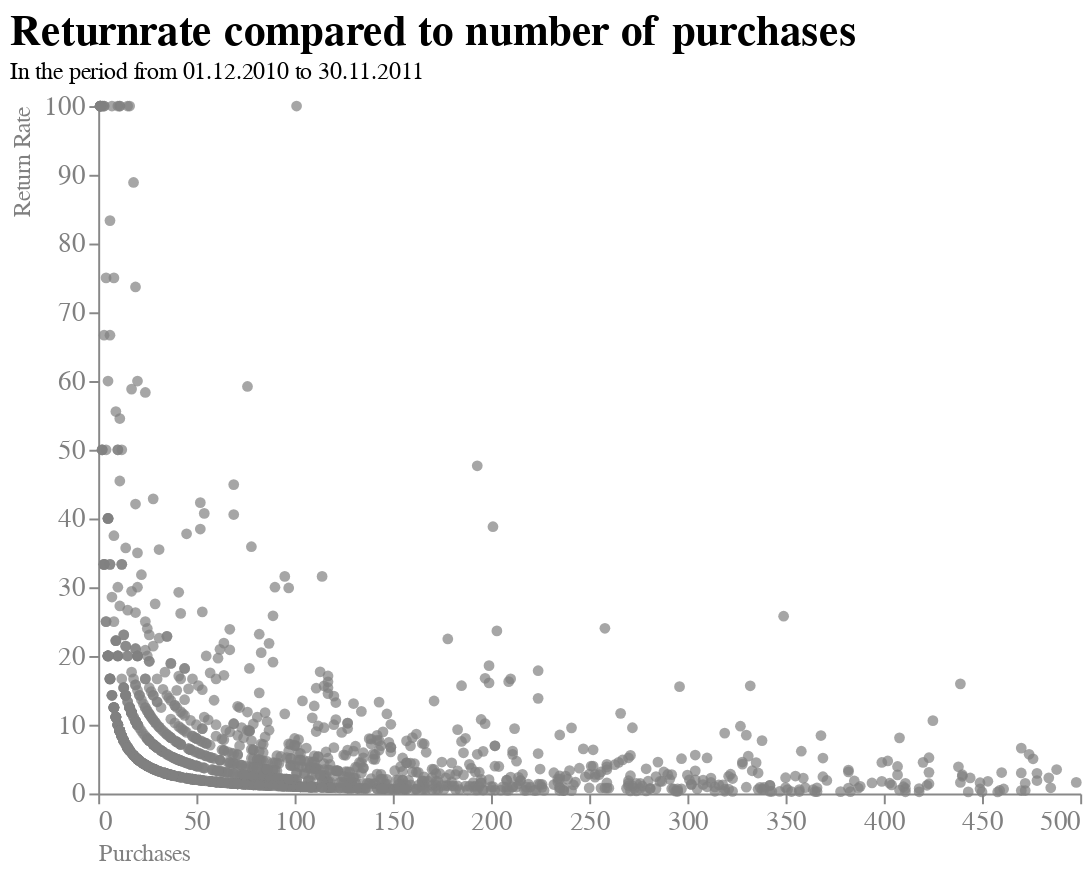

The cell this chart's notebook holds for it:
### Markdown cell above
# Chart Beschreibung

Um einen klaren Fokus auf die Datenpunkte zu schaffen, habe ich die Achsen leicht ausgegraut und die Labels nah an den Achsen positioniert, um zu verdeutlichen, dass sie zusammengehören. Durch die Entfernung des Rahmens und das Ausblenden des Grids wird die Ablenkung minimiert und der Betrachter kann sich voll und ganz auf die Datenpunkte konzentrieren. Dies erleichtert das Verständnis der Daten und verbessert die visuelle Übersicht.

### Code cell
chart5 = alt.Chart(df).mark_circle().encode(
    x=alt.X('Bought:Q',
             axis=alt.Axis(title='Purchases',
                           titleAnchor='start',
                           labelAngle=0,
                           grid=False)
        ),
    y=alt.Y('ReturnRate:Q',
            axis=alt.Axis(title='Return Rate',
                          titleAnchor='end',
                          labelAngle=0,
                          grid=False,)
                          ),
    color=alt.condition(
        alt.FieldOneOfPredicate("Purchases", [""]),
        alt.value("darkred"),
        alt.value("grey")
    ),
).properties(
    title={"text":["Returnrate compared to number of purchases"], "subtitle":["In the period from 01.12.2010 to 30.11.2011"] },
    width=500,
    height=350
)

alt.layer(chart5).configure_view(
    strokeWidth=0
).configure_title(
    fontSize=22,
    font="Arial",
    color="black",
    anchor="start"
).configure_axis(
    labelFont="Arial",
    titleFont="Arial",
    labelFontSize=14,
    titleFontSize=12,
    titleFontWeight="normal",
    labelColor="grey",
    titleColor="grey"
).transform_filter(
    (alt.datum.Bought < 500) 
)

### Figure 1 — Vega-Lite specification as saved in the notebook (floating-point values rounded to 4 significant figures; data arrays with more than 128 entries replaced by an {"elided": "..."} marker saying what was removed)
{"config": {"view": {"continuousWidth": 400, "continuousHeight": 300, "strokeWidth": 0}, "axis": {"labelColor": "grey", "labelFont": "Arial", "labelFontSize": 14, "titleColor": "grey", "titleFont": "Arial", "titleFontSize": 12, "titleFontWeight": "normal"}, "title": {"anchor": "start", "color": "black", "font": "Arial", "fontSize": 22}}, "layer": [{"mark": "circle", "encoding": {"color": {"condition": {"value": "darkred", "test": {"field": "Purchases", "oneOf": [""]}}, "value": "grey"}, "x": {"axis": {"grid": false, "labelAngle": 0, "title": "Purchases", "titleAnchor": "start"}, "field": "Bought", "type": "quantitative"}, "y": {"axis": {"grid": false, "labelAngle": 0, "title": "Return Rate", "titleAnchor": "end"}, "field": "ReturnRate", "type": "quantitative"}}, "height": 350, "title": {"text": ["Returnrate compared to number of purchases"], "subtitle": ["In the period from 01.12.2010 to 30.11.2011"]}, "width": 500}], "data": {"name": "data-10892f09d8926891524d9446c7b3f991"}, "transform": [{"filter": "(datum.Bought < 500)"}], "$schema": "https://vega.github.io/schema/vega-lite/v4.17.0.json", "datasets": {"data-10892f09d8926891524d9446c7b3f991": {"elided": "1502 records"}}}
